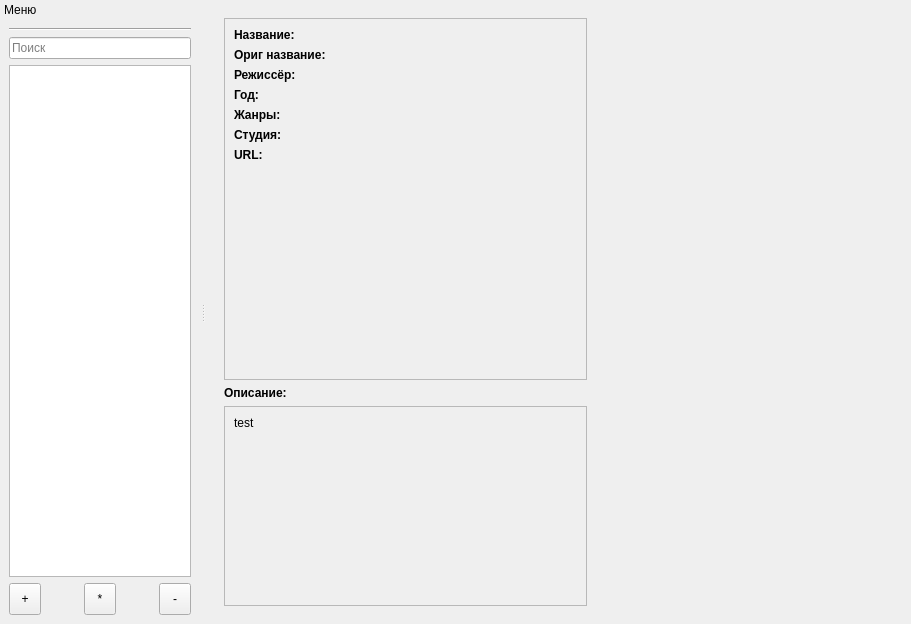
<?xml version="1.0" encoding="UTF-8"?>
<ui version="4.0">
 <class>MainWindow</class>
 <widget class="QMainWindow" name="MainWindow">
  <property name="geometry">
   <rect>
    <x>0</x>
    <y>0</y>
    <width>911</width>
    <height>624</height>
   </rect>
  </property>
  <property name="windowTitle">
   <string extracomment="Program Name">Database Anime</string>
  </property>
  <property name="toolButtonStyle">
   <enum>Qt::ToolButtonIconOnly</enum>
  </property>
  <property name="unifiedTitleAndToolBarOnMac">
   <bool>false</bool>
  </property>
  <widget class="QWidget" name="centralwidget">
   <layout class="QHBoxLayout" name="horizontalLayout">
    <item>
     <widget class="QStackedWidget" name="stackedWidget">
      <property name="baseSize">
       <size>
        <width>150</width>
        <height>0</height>
       </size>
      </property>
      <property name="styleSheet">
       <string notr="true"/>
      </property>
      <property name="frameShape">
       <enum>QFrame::NoFrame</enum>
      </property>
      <property name="currentIndex">
       <number>1</number>
      </property>
      <widget class="QWidget" name="StartPage">
       <layout class="QVBoxLayout" name="verticalLayout_2">
        <item>
         <layout class="QHBoxLayout" name="HLay_Options">
          <property name="sizeConstraint">
           <enum>QLayout::SetMinimumSize</enum>
          </property>
          <item>
           <spacer name="HSpacer_0">
            <property name="orientation">
             <enum>Qt::Horizontal</enum>
            </property>
            <property name="sizeType">
             <enum>QSizePolicy::MinimumExpanding</enum>
            </property>
            <property name="sizeHint" stdset="0">
             <size>
              <width>40</width>
              <height>20</height>
             </size>
            </property>
           </spacer>
          </item>
          <item>
           <widget class="QPushButton" name="PBtn_Create">
            <property name="text">
             <string>Создание</string>
            </property>
           </widget>
          </item>
          <item>
           <widget class="QPushButton" name="PButton_Options">
            <property name="enabled">
             <bool>true</bool>
            </property>
            <property name="maximumSize">
             <size>
              <width>16777215</width>
              <height>16777215</height>
             </size>
            </property>
            <property name="text">
             <string comment="Настройки приложения" extracomment="Options">Настройки</string>
            </property>
            <property name="icon">
             <iconset resource="resource.qrc">
              <normaloff>:/images/config.png</normaloff>:/images/config.png</iconset>
            </property>
            <property name="shortcut">
             <string>Ctrl+O</string>
            </property>
            <property name="checkable">
             <bool>false</bool>
            </property>
            <property name="default">
             <bool>false</bool>
            </property>
           </widget>
          </item>
         </layout>
        </item>
        <item alignment="Qt::AlignHCenter|Qt::AlignVCenter">
         <widget class="QDial" name="dialLogo">
          <property name="minimumSize">
           <size>
            <width>220</width>
            <height>220</height>
           </size>
          </property>
          <property name="maximumSize">
           <size>
            <width>220</width>
            <height>220</height>
           </size>
          </property>
          <property name="focusPolicy">
           <enum>Qt::NoFocus</enum>
          </property>
          <property name="contextMenuPolicy">
           <enum>Qt::NoContextMenu</enum>
          </property>
         </widget>
        </item>
        <item alignment="Qt::AlignHCenter">
         <widget class="QLabel" name="lbl_AppTitle">
          <property name="font">
           <font>
            <family>URW Chancery L</family>
            <pointsize>26</pointsize>
            <weight>50</weight>
            <italic>false</italic>
            <bold>false</bold>
            <underline>false</underline>
            <kerning>true</kerning>
           </font>
          </property>
          <property name="text">
           <string extracomment="[NotUsed]">Database Anime</string>
          </property>
         </widget>
        </item>
        <item>
         <layout class="QHBoxLayout" name="HLay_Info">
          <item>
           <spacer name="HSpacer_1">
            <property name="orientation">
             <enum>Qt::Horizontal</enum>
            </property>
            <property name="sizeHint" stdset="0">
             <size>
              <width>40</width>
              <height>20</height>
             </size>
            </property>
           </spacer>
          </item>
          <item>
           <widget class="QFrame" name="frame_AppInfo">
            <property name="minimumSize">
             <size>
              <width>220</width>
              <height>100</height>
             </size>
            </property>
            <property name="maximumSize">
             <size>
              <width>240</width>
              <height>110</height>
             </size>
            </property>
            <property name="frameShape">
             <enum>QFrame::StyledPanel</enum>
            </property>
            <property name="frameShadow">
             <enum>QFrame::Raised</enum>
            </property>
            <widget class="QLabel" name="Lbl_TCoder">
             <property name="geometry">
              <rect>
               <x>10</x>
               <y>10</y>
               <width>92</width>
               <height>16</height>
              </rect>
             </property>
             <property name="text">
              <string extracomment="Label Title Coder">Разработчик:</string>
             </property>
            </widget>
            <widget class="QLabel" name="Lbl_VCoder">
             <property name="geometry">
              <rect>
               <x>108</x>
               <y>10</y>
               <width>102</width>
               <height>16</height>
              </rect>
             </property>
             <property name="text">
              <string notr="true" extracomment="Label Value Coder">Demetrio</string>
             </property>
            </widget>
            <widget class="QLabel" name="Lbl_TDesignAuthor">
             <property name="geometry">
              <rect>
               <x>10</x>
               <y>31</y>
               <width>57</width>
               <height>16</height>
              </rect>
             </property>
             <property name="text">
              <string extracomment="Label Title Design Author">Дизайн:</string>
             </property>
            </widget>
            <widget class="QLabel" name="Lbl_VDesignAuthor">
             <property name="geometry">
              <rect>
               <x>108</x>
               <y>31</y>
               <width>102</width>
               <height>16</height>
              </rect>
             </property>
             <property name="text">
              <string notr="true" extracomment="Label Value Design Author">Maxx Вольный</string>
             </property>
            </widget>
            <widget class="QLabel" name="Lbl_TVersion">
             <property name="geometry">
              <rect>
               <x>10</x>
               <y>53</y>
               <width>52</width>
               <height>16</height>
              </rect>
             </property>
             <property name="text">
              <string extracomment="Label Title Version">Версия:</string>
             </property>
            </widget>
            <widget class="QLabel" name="Lbl_VVersion">
             <property name="geometry">
              <rect>
               <x>108</x>
               <y>53</y>
               <width>102</width>
               <height>16</height>
              </rect>
             </property>
             <property name="text">
              <string extracomment="[NotUsed]Label Value Version">0.0.0</string>
             </property>
            </widget>
            <widget class="QLabel" name="Lbl_TLicense">
             <property name="geometry">
              <rect>
               <x>10</x>
               <y>74</y>
               <width>73</width>
               <height>16</height>
              </rect>
             </property>
             <property name="text">
              <string extracomment="Label Title License">Лицензия:</string>
             </property>
            </widget>
            <widget class="QLabel" name="Lbl_VLicense">
             <property name="geometry">
              <rect>
               <x>108</x>
               <y>74</y>
               <width>102</width>
               <height>16</height>
              </rect>
             </property>
             <property name="text">
              <string notr="true" extracomment="Label Value License">GNU GPLv3</string>
             </property>
            </widget>
           </widget>
          </item>
          <item>
           <spacer name="HSpacer_2">
            <property name="orientation">
             <enum>Qt::Horizontal</enum>
            </property>
            <property name="sizeHint" stdset="0">
             <size>
              <width>40</width>
              <height>20</height>
             </size>
            </property>
           </spacer>
          </item>
         </layout>
        </item>
        <item>
         <layout class="QHBoxLayout" name="HLay_Links">
          <item>
           <spacer name="HSpacer_3">
            <property name="orientation">
             <enum>Qt::Horizontal</enum>
            </property>
            <property name="sizeHint" stdset="0">
             <size>
              <width>40</width>
              <height>20</height>
             </size>
            </property>
           </spacer>
          </item>
          <item>
           <widget class="QFrame" name="frame_Links">
            <property name="minimumSize">
             <size>
              <width>220</width>
              <height>0</height>
             </size>
            </property>
            <property name="frameShape">
             <enum>QFrame::StyledPanel</enum>
            </property>
            <property name="frameShadow">
             <enum>QFrame::Raised</enum>
            </property>
            <layout class="QFormLayout" name="formLayout_3">
             <item row="0" column="0">
              <widget class="QLabel" name="Lbl_TGitHub">
               <property name="text">
                <string notr="true" extracomment="GitHub - site name">GitHub:</string>
               </property>
              </widget>
             </item>
             <item row="0" column="1">
              <widget class="QLabel" name="Lbl_VGitHub">
               <property name="text">
                <string extracomment="Link to sire GitHub">&lt;a href=&quot;https://github.com/LibertaSoft/DatabaseAnime&quot;&gt;https://github.com/LibertaSoft/DatabaseAnime&lt;/a&gt;</string>
               </property>
               <property name="openExternalLinks">
                <bool>true</bool>
               </property>
              </widget>
             </item>
            </layout>
           </widget>
          </item>
          <item>
           <spacer name="HSpacer_4">
            <property name="orientation">
             <enum>Qt::Horizontal</enum>
            </property>
            <property name="sizeHint" stdset="0">
             <size>
              <width>40</width>
              <height>20</height>
             </size>
            </property>
           </spacer>
          </item>
         </layout>
        </item>
        <item>
         <spacer name="VSpacer_1">
          <property name="orientation">
           <enum>Qt::Vertical</enum>
          </property>
          <property name="sizeHint" stdset="0">
           <size>
            <width>20</width>
            <height>46</height>
           </size>
          </property>
         </spacer>
        </item>
       </layout>
      </widget>
      <widget class="QWidget" name="WatchItem">
       <layout class="QVBoxLayout" name="verticalLayout_4">
        <item>
         <layout class="QVBoxLayout" name="VLay_WatchedSeriesBars">
          <property name="topMargin">
           <number>0</number>
          </property>
          <property name="bottomMargin">
           <number>0</number>
          </property>
          <item>
           <layout class="QHBoxLayout" name="HLay_WBRow0"/>
          </item>
          <item>
           <layout class="QHBoxLayout" name="HLay_WBRow1"/>
          </item>
          <item>
           <layout class="QHBoxLayout" name="HLay_WBRow2"/>
          </item>
         </layout>
        </item>
        <item>
         <layout class="QGridLayout" name="GLay_1"/>
        </item>
        <item>
         <layout class="QHBoxLayout" name="HLay_AnimeInfo">
          <item>
           <layout class="QVBoxLayout" name="VLay_AnimeDescrFull">
            <item>
             <widget class="QScrollArea" name="ScrollArea_AnimeProperty">
              <property name="sizePolicy">
               <sizepolicy hsizetype="Expanding" vsizetype="Expanding">
                <horstretch>0</horstretch>
                <verstretch>0</verstretch>
               </sizepolicy>
              </property>
              <property name="minimumSize">
               <size>
                <width>0</width>
                <height>0</height>
               </size>
              </property>
              <property name="maximumSize">
               <size>
                <width>16777215</width>
                <height>16777215</height>
               </size>
              </property>
              <property name="widgetResizable">
               <bool>true</bool>
              </property>
              <widget class="QWidget" name="scrollAreaWidgetContents_FLay">
               <property name="geometry">
                <rect>
                 <x>0</x>
                 <y>0</y>
                 <width>362</width>
                 <height>308</height>
                </rect>
               </property>
               <layout class="QFormLayout" name="formLayout_4">
                <property name="fieldGrowthPolicy">
                 <enum>QFormLayout::AllNonFixedFieldsGrow</enum>
                </property>
                <item row="0" column="0">
                 <widget class="QLabel" name="Lbl_sTitle">
                  <property name="font">
                   <font>
                    <weight>75</weight>
                    <bold>true</bold>
                   </font>
                  </property>
                  <property name="text">
                   <string>Название:</string>
                  </property>
                 </widget>
                </item>
                <item row="0" column="1">
                 <widget class="QLabel" name="Lbl_svTitle">
                  <property name="text">
                   <string/>
                  </property>
                  <property name="wordWrap">
                   <bool>true</bool>
                  </property>
                 </widget>
                </item>
                <item row="1" column="0">
                 <widget class="QLabel" name="Lbl_sOrigTitle">
                  <property name="font">
                   <font>
                    <weight>75</weight>
                    <bold>true</bold>
                   </font>
                  </property>
                  <property name="text">
                   <string>Ориг название:</string>
                  </property>
                 </widget>
                </item>
                <item row="1" column="1">
                 <widget class="QLabel" name="Lbl_svOrigTitle">
                  <property name="text">
                   <string/>
                  </property>
                  <property name="wordWrap">
                   <bool>true</bool>
                  </property>
                 </widget>
                </item>
                <item row="2" column="0">
                 <widget class="QLabel" name="Lbl_sDirector">
                  <property name="font">
                   <font>
                    <weight>75</weight>
                    <bold>true</bold>
                   </font>
                  </property>
                  <property name="text">
                   <string>Режиссёр:</string>
                  </property>
                 </widget>
                </item>
                <item row="2" column="1">
                 <widget class="QLabel" name="Lbl_svDirector">
                  <property name="text">
                   <string/>
                  </property>
                  <property name="wordWrap">
                   <bool>true</bool>
                  </property>
                 </widget>
                </item>
                <item row="3" column="0">
                 <widget class="QLabel" name="Lbl_sYear">
                  <property name="font">
                   <font>
                    <weight>75</weight>
                    <bold>true</bold>
                   </font>
                  </property>
                  <property name="text">
                   <string>Год:</string>
                  </property>
                 </widget>
                </item>
                <item row="3" column="1">
                 <widget class="QLabel" name="Lbl_svYear">
                  <property name="text">
                   <string/>
                  </property>
                  <property name="wordWrap">
                   <bool>true</bool>
                  </property>
                 </widget>
                </item>
                <item row="4" column="1">
                 <widget class="QLabel" name="Lbl_svTags">
                  <property name="text">
                   <string/>
                  </property>
                  <property name="wordWrap">
                   <bool>true</bool>
                  </property>
                 </widget>
                </item>
                <item row="4" column="0">
                 <widget class="QLabel" name="Lbl_sTags">
                  <property name="font">
                   <font>
                    <weight>75</weight>
                    <bold>true</bold>
                   </font>
                  </property>
                  <property name="text">
                   <string>Жанры:</string>
                  </property>
                 </widget>
                </item>
                <item row="5" column="0">
                 <widget class="QLabel" name="Lbl_sStudio">
                  <property name="font">
                   <font>
                    <weight>75</weight>
                    <bold>true</bold>
                   </font>
                  </property>
                  <property name="text">
                   <string>Студия:</string>
                  </property>
                 </widget>
                </item>
                <item row="5" column="1">
                 <widget class="QLabel" name="Lbl_svStudio">
                  <property name="text">
                   <string/>
                  </property>
                  <property name="wordWrap">
                   <bool>true</bool>
                  </property>
                 </widget>
                </item>
                <item row="6" column="0">
                 <widget class="QLabel" name="Lbl_sURL">
                  <property name="font">
                   <font>
                    <weight>75</weight>
                    <bold>true</bold>
                   </font>
                  </property>
                  <property name="text">
                   <string>URL:</string>
                  </property>
                 </widget>
                </item>
                <item row="6" column="1">
                 <widget class="QLabel" name="Lbl_svURL">
                  <property name="text">
                   <string/>
                  </property>
                  <property name="wordWrap">
                   <bool>true</bool>
                  </property>
                 </widget>
                </item>
               </layout>
              </widget>
             </widget>
            </item>
            <item>
             <widget class="QLabel" name="Lbl_TAnimeDescr">
              <property name="maximumSize">
               <size>
                <width>16777215</width>
                <height>20</height>
               </size>
              </property>
              <property name="font">
               <font>
                <weight>75</weight>
                <bold>true</bold>
               </font>
              </property>
              <property name="text">
               <string extracomment="Description-Title Anime">Описание:</string>
              </property>
             </widget>
            </item>
            <item>
             <widget class="QScrollArea" name="ScrollArea_AnimeDescr">
              <property name="maximumSize">
               <size>
                <width>16777215</width>
                <height>200</height>
               </size>
              </property>
              <property name="widgetResizable">
               <bool>true</bool>
              </property>
              <widget class="QWidget" name="scrollAreaWidgetContents_VLay">
               <property name="geometry">
                <rect>
                 <x>0</x>
                 <y>0</y>
                 <width>362</width>
                 <height>198</height>
                </rect>
               </property>
               <layout class="QVBoxLayout" name="verticalLayout_5">
                <item>
                 <widget class="QLabel" name="Lbl_VAnimeDescr">
                  <property name="maximumSize">
                   <size>
                    <width>16777215</width>
                    <height>16777215</height>
                   </size>
                  </property>
                  <property name="text">
                   <string comment="[NoVisible]" extracomment="Description Anime/Manga/etc">test</string>
                  </property>
                  <property name="alignment">
                   <set>Qt::AlignLeading|Qt::AlignLeft|Qt::AlignTop</set>
                  </property>
                  <property name="wordWrap">
                   <bool>true</bool>
                  </property>
                 </widget>
                </item>
               </layout>
              </widget>
             </widget>
            </item>
           </layout>
          </item>
          <item>
           <widget class="QLabel" name="Lbl_ImageCover">
            <property name="sizePolicy">
             <sizepolicy hsizetype="Preferred" vsizetype="Preferred">
              <horstretch>1</horstretch>
              <verstretch>3</verstretch>
             </sizepolicy>
            </property>
            <property name="minimumSize">
             <size>
              <width>230</width>
              <height>420</height>
             </size>
            </property>
            <property name="maximumSize">
             <size>
              <width>300</width>
              <height>530</height>
             </size>
            </property>
            <property name="sizeIncrement">
             <size>
              <width>1</width>
              <height>3</height>
             </size>
            </property>
            <property name="baseSize">
             <size>
              <width>230</width>
              <height>420</height>
             </size>
            </property>
            <property name="text">
             <string comment="[NoVisible]" extracomment="Cover anime/manga/etc"/>
            </property>
            <property name="scaledContents">
             <bool>true</bool>
            </property>
           </widget>
          </item>
         </layout>
        </item>
        <item>
         <layout class="QHBoxLayout" name="HLay_FolderVideo"/>
        </item>
       </layout>
      </widget>
     </widget>
    </item>
   </layout>
  </widget>
  <widget class="QDockWidget" name="dockMenu">
   <property name="minimumSize">
    <size>
     <width>165</width>
     <height>279</height>
    </size>
   </property>
   <property name="maximumSize">
    <size>
     <width>200</width>
     <height>524287</height>
    </size>
   </property>
   <property name="baseSize">
    <size>
     <width>160</width>
     <height>0</height>
    </size>
   </property>
   <property name="floating">
    <bool>false</bool>
   </property>
   <property name="features">
    <set>QDockWidget::DockWidgetMovable</set>
   </property>
   <property name="allowedAreas">
    <set>Qt::LeftDockWidgetArea|Qt::RightDockWidgetArea</set>
   </property>
   <property name="windowTitle">
    <string extracomment="Title Dock Panel Menu">Меню</string>
   </property>
   <attribute name="dockWidgetArea">
    <number>1</number>
   </attribute>
   <widget class="QWidget" name="dockWidgetContents">
    <layout class="QVBoxLayout" name="verticalLayout">
     <item>
      <layout class="QVBoxLayout" name="VLay_SectionSwapBtns"/>
     </item>
     <item>
      <widget class="Line" name="line">
       <property name="orientation">
        <enum>Qt::Horizontal</enum>
       </property>
      </widget>
     </item>
     <item>
      <layout class="QVBoxLayout" name="VLay_sectionOption"/>
     </item>
     <item>
      <widget class="QLineEdit" name="lineEdit_Search">
       <property name="text">
        <string/>
       </property>
       <property name="placeholderText">
        <string extracomment="Placeholder for search line edit">Поиск</string>
       </property>
       <property name="clearButtonEnabled">
        <bool>true</bool>
       </property>
      </widget>
     </item>
     <item>
      <widget class="QListView" name="listView_ListItemsSection">
       <property name="selectionBehavior">
        <enum>QAbstractItemView::SelectRows</enum>
       </property>
      </widget>
     </item>
     <item>
      <layout class="QHBoxLayout" name="HLay_ToolBtn">
       <item>
        <widget class="QToolButton" name="TButton_Add">
         <property name="minimumSize">
          <size>
           <width>32</width>
           <height>32</height>
          </size>
         </property>
         <property name="toolTip">
          <string extracomment="Hint(toolTip) Button Add">Добавить</string>
         </property>
         <property name="text">
          <string>+</string>
         </property>
         <property name="icon">
          <iconset resource="resource.qrc">
           <normaloff>:/images/list-add.png</normaloff>:/images/list-add.png</iconset>
         </property>
        </widget>
       </item>
       <item>
        <spacer name="HSpacer_5">
         <property name="orientation">
          <enum>Qt::Horizontal</enum>
         </property>
         <property name="sizeHint" stdset="0">
          <size>
           <width>40</width>
           <height>20</height>
          </size>
         </property>
        </spacer>
       </item>
       <item>
        <widget class="QToolButton" name="TButton_Edit">
         <property name="minimumSize">
          <size>
           <width>32</width>
           <height>32</height>
          </size>
         </property>
         <property name="toolTip">
          <string extracomment="Hint(toolTip) Button Edit">Редактировать</string>
         </property>
         <property name="text">
          <string>*</string>
         </property>
         <property name="icon">
          <iconset resource="resource.qrc">
           <normaloff>:/images/edit.png</normaloff>:/images/edit.png</iconset>
         </property>
        </widget>
       </item>
       <item>
        <spacer name="HSpacer_6">
         <property name="orientation">
          <enum>Qt::Horizontal</enum>
         </property>
         <property name="sizeHint" stdset="0">
          <size>
           <width>40</width>
           <height>20</height>
          </size>
         </property>
        </spacer>
       </item>
       <item>
        <widget class="QToolButton" name="TButton_Delete">
         <property name="minimumSize">
          <size>
           <width>32</width>
           <height>32</height>
          </size>
         </property>
         <property name="toolTip">
          <string extracomment="Hint(toolTip) Button Delete">Удилить</string>
         </property>
         <property name="text">
          <string>-</string>
         </property>
         <property name="icon">
          <iconset resource="resource.qrc">
           <normaloff>:/images/list-remove.png</normaloff>:/images/list-remove.png</iconset>
         </property>
        </widget>
       </item>
      </layout>
     </item>
    </layout>
   </widget>
  </widget>
 </widget>
 <resources>
  <include location="resource.qrc"/>
 </resources>
 <connections/>
</ui>
